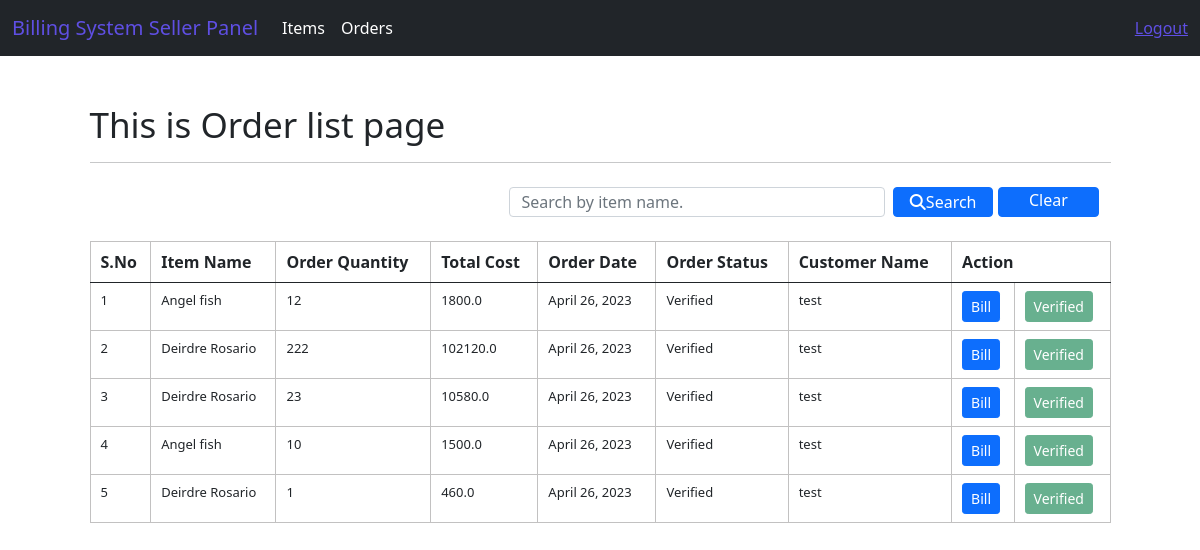
/seller/order/index (signed in), run on the app's committed database.
### system/models.py (models this page shows, shortened)
class Order(models.Model):
    VERIFIED = 'Verified'
    UNVERIFIED= 'Unverified'
    STATUS_CHOICES = [
            (VERIFIED, 'Verified'),
            (UNVERIFIED, 'Unverified')
            ]
    order_quantity = models.PositiveIntegerField(default=0)
    order_date = models.DateField(auto_now_add=True)
    order_status = models.CharField(max_length=20, choices=STATUS_CHOICES,default= "Unverified")
    item_id = models.ForeignKey(Item, on_delete=models.CASCADE)
    customusers = models.ForeignKey(CustomUser, on_delete=models.CASCADE, related_name='orders')
    total_cost = models.FloatField(default=0.0)
    class Meta:
        db_table = "Order"

class Item(models.Model):
    item_name = models.CharField(max_length=50)
    item_price = models.FloatField(default=00.00)
    item_image = models.ImageField(upload_to='Images/Items/')
    item_description = models.CharField(max_length=250)
    customusers = models.ForeignKey(CustomUser, on_delete=models.CASCADE, related_name='items')
    class Meta:
        db_table = "Items"

class CustomUser(AbstractUser):
    MALE = 'Male'
    FEMALE = 'Female'
    OTHERS = 'Female'
    GENDER_CHOICES = [
            (MALE, 'Male'),
            (FEMALE, 'Female'),
            (OTHERS, 'Others'),
            ]
    BUYER_ROLE = 'Buyer'
    SELLER_ROLE = 'Seller'
    ROLE_CHOICES = [
            (BUYER_ROLE, 'Buyer'),
            (SELLER_ROLE, 'Seller'),
            ]
    username = models.CharField(max_length=50, unique=True)
    first_name = models.CharField(max_length=50)
    last_name = models.CharField(max_length=50)
    address = models.CharField(max_length=50)
    contact = models.CharField(max_length=50)
    email = models.EmailField(max_length=50)
    total_earnings = models.FloatField(default=0.0)
    gender = models.CharField(max_length=10, choices=GENDER_CHOICES)
    role = models.CharField(max_length=20, choices=ROLE_CHOICES)
    objects = UserManager()
    REQUIRED_FIELDS = []

### Seller/views.py (the view)
# urls.py: path('order/index',views.order_index,name= 'order-index'),
@login_required(login_url='login')
def order_index(request):
    order_list = Order.objects.filter(
        item_id__customusers=request.user).order_by('id')
    context = {"data": order_list}
    if request.method == "POST":
        search = request.POST.get('search')
        order = Order.objects.filter(item_id__item_name__icontains=search)
        context = {"data": order}
        return render(request, 'sellerPanel/orders/orders_index.html', context)
    return render(request, 'sellerPanel/orders/orders_index.html', context)

### templates/sellerPanel/orders/orders_index.html (shortened to what this page needs)
{% extends 'layouts/seller_master.html' %}
{% block custom_css %}
<link rel="stylesheet" href="https://cdnjs.cloudflare.com/ajax/libs/font-awesome/6.3.0/css/all.min.css"/>
{% endblock %}
{% block content %}
<div class="container mt-5">
    <h1>This is Order list page</h1>
    <hr>
    <nav class="navbar bg-body-tertiary">
        <div class="container-fluid">
              <form class="d-flex" role="search" action="{% url 'seller-order-index' %}" method="POST">
                <input style="height: 30px;" class="form-control me-2" type="text" name="search" placeholder="Search by item name." aria-label="Search" required>
                <button class="btn btn-primary mb-3 mr-3" type="submit" style="height:30px; width: 160px; padding: 0px;"><i class="fa-solid fa-search"></i>Search</button>
                <a href="{% url 'seller-order-index' %}" class="btn btn-primary mb-3 ml-2"  style="height:30px; width: 160px; padding: 0px; margin-left: 5px;">Clear</a>
              </form>
        </div>
    </nav>
    <div class="row">
        <div class="col-12">
            <table class="table table-striped-columns table-hover">
                <thead>
                    <tr>
                        <th>S.No</th>
                        <th>Item Name</th>
                        <th>Order Quantity</th>
                        <th>Total Cost</th>
                        <th>Order Date</th>
                        <th>Order Status</th>
                        <th>Customer Name</th>
                        <th colspan="2">Action</th>
                    </tr>
                </thead>
                <tbody>
                    {% for val in data %}
                        <tr>
                            <td>{{ forloop.counter }}</td>
                            <td>{{ val.item_id.item_name }}</td>
                            <td>{{ val.order_quantity }}</td>
                            <td>{{val.total_cost}}</td>
                            <td>{{ val.order_date }}</td>
                            <td>{{ val.order_status }}</td>
                            <td>{{ val.customusers.first_name }}</td>
                            <td><a class="btn btn-primary btn-sm" href="{% url 'bill-index' val.id %}">Bill</a></td>
                            {% if val.order_status == "UnVerified" %}
                              <td><a class="btn btn-success btn-sm" href="{% url 'bill-create' val.id %}" aria-disabled="false">Verify</a></td>
                            {% else %}
                              <td><button class="btn btn-success btn-sm" disabled>Verified</button></td>
                            {% endif %}
                        </tr>
                    {% endfor %}
                </tbody>
            </table>
        </div>
    </div>
{% endblock %}

### static/css/style.css (style rules this page uses)
h1 { font-size: 35px; }
.table-elements tr, td, th { font-size: 13px; border: 1px solid rgb(194, 193, 193); padding-left: 10px !important; }
.table-font-for-transcript td, th { font-size: 16px !important; }

### data on the page
Order: item_id.item_name "Angel fish", order_quantity "12", total_cost "1800.0", order_date "April 26, 2023", order_status "Verified", customusers.first_name "test"
Order: item_id.item_name "Deirdre Rosario", order_quantity "222", total_cost "102120.0", order_date "April 26, 2023", order_status "Verified", customusers.first_name "test"
Order: item_id.item_name "Deirdre Rosario", order_quantity "23", total_cost "10580.0", order_date "April 26, 2023", order_status "Verified", customusers.first_name "test"
Order: item_id.item_name "Angel fish", order_quantity "10", total_cost "1500.0", order_date "April 26, 2023", order_status "Verified", customusers.first_name "test"
Order: item_id.item_name "Deirdre Rosario", order_quantity "1", total_cost "460.0", order_date "April 26, 2023", order_status "Verified", customusers.first_name "test"
